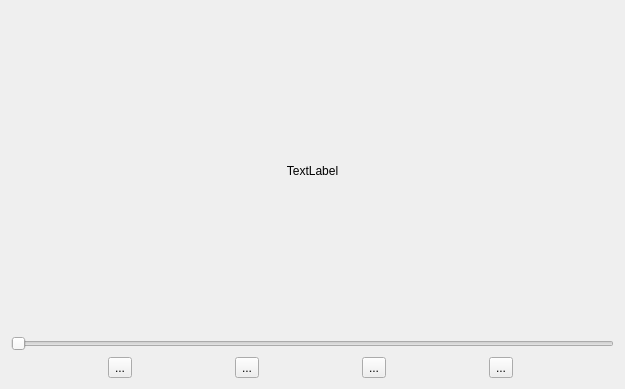
<?xml version="1.0" encoding="UTF-8"?>
<ui version="4.0">
 <class>CDialog</class>
 <widget class="QDialog" name="CDialog">
  <property name="geometry">
   <rect>
    <x>0</x>
    <y>0</y>
    <width>625</width>
    <height>389</height>
   </rect>
  </property>
  <property name="windowTitle">
   <string>Dialog</string>
  </property>
  <layout class="QGridLayout" name="gridLayout">
   <item row="0" column="0">
    <widget class="QLabel" name="m_movieLabel">
     <property name="sizePolicy">
      <sizepolicy hsizetype="Ignored" vsizetype="Ignored">
       <horstretch>0</horstretch>
       <verstretch>0</verstretch>
      </sizepolicy>
     </property>
     <property name="autoFillBackground">
      <bool>true</bool>
     </property>
     <property name="text">
      <string>TextLabel</string>
     </property>
     <property name="alignment">
      <set>Qt::AlignCenter</set>
     </property>
    </widget>
   </item>
   <item row="1" column="0">
    <widget class="QSlider" name="m_frameSlider">
     <property name="orientation">
      <enum>Qt::Horizontal</enum>
     </property>
    </widget>
   </item>
   <item row="2" column="0">
    <layout class="QHBoxLayout" name="horizontalLayout">
     <item>
      <widget class="QToolButton" name="m_openButton">
       <property name="text">
        <string>...</string>
       </property>
       <property name="iconSize">
        <size>
         <width>36</width>
         <height>36</height>
        </size>
       </property>
      </widget>
     </item>
     <item>
      <widget class="QToolButton" name="m_pauseButton">
       <property name="text">
        <string>...</string>
       </property>
       <property name="iconSize">
        <size>
         <width>36</width>
         <height>36</height>
        </size>
       </property>
      </widget>
     </item>
     <item>
      <widget class="QToolButton" name="m_stopButton">
       <property name="text">
        <string>...</string>
       </property>
       <property name="iconSize">
        <size>
         <width>36</width>
         <height>36</height>
        </size>
       </property>
      </widget>
     </item>
     <item>
      <widget class="QToolButton" name="m_quitButton">
       <property name="text">
        <string>...</string>
       </property>
       <property name="iconSize">
        <size>
         <width>36</width>
         <height>36</height>
        </size>
       </property>
      </widget>
     </item>
    </layout>
   </item>
  </layout>
 </widget>
 <resources/>
 <connections/>
</ui>
